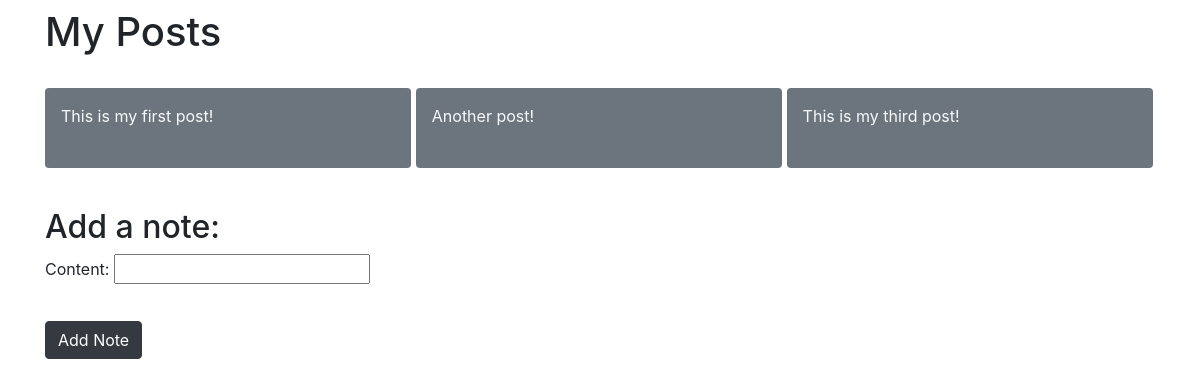
The app's page /, older data.
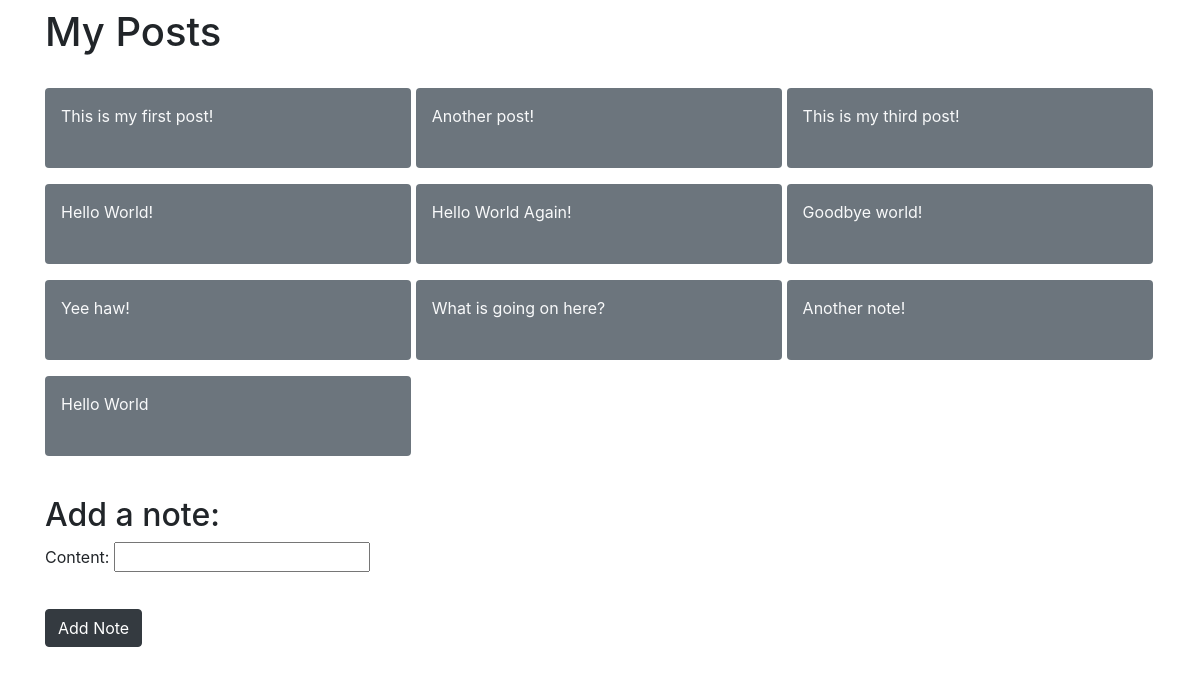
The same page, newer data.
### notes_app/models.py (models this page shows)
class Note(models.Model):
    content = models.TextField()
    created_at = models.DateTimeField(auto_now_add=True)
    updated_at = models.DateTimeField(auto_now=True)

### notes_app/views.py (the view)
# urls.py: path('', views.index),
def index(request):
    notes = Note.objects.all()
    notes_form = NotesForm()
    context = {
        'notes': notes,
        'notes_form': notes_form
    }
    return render(request, 'index.html', context)

### notes_app/forms.py
class NotesForm(forms.Form):
    content = forms.CharField(max_length=255)

### notes_app/templates/index.html (shortened to what this page needs)
<!DOCTYPE html>
<html lang="en">
<head>
    {% load static %}
    <link rel="stylesheet" href="https://maxcdn.bootstrapcdn.com/bootstrap/4.0.0/css/bootstrap.min.css">
    <link rel="stylesheet" href="{% static 'css/style.css' %}">
</head>
<body>
    <div class="container mt-2">
        <h1>My Posts</h1>
    </div>
    <div class="container notes py-4">
    {% for note in notes %}
        <span class="container note mb-3 p-3 note rounded bg-secondary text-light">{{ note.content }}</span>
    {% endfor %}
    </div>
    <div class="container" >
        <form action="/add_note" method=POST>
            <h2>Add a note: </h2>
            {{ notes_form.as_p }}
            <button type="submit" class="btn btn-dark mt-3">Add Note</button>
        </form>
    </div>
</body>
</html>

### notes_app/static/css/style.css (style rules this page uses)
.note { width: 33%; display: inline-block; height: 5rem; }

Row changes from the older to the newer data that the page shows:
added Note: content "Hello World!"
added Note: content "Hello World Again!"
added Note: content "Goodbye world!"
added Note: content "Yee haw!"
added Note: content "What is going on here?"
added Note: content "Another note!"
added Note: content "Hello World"
